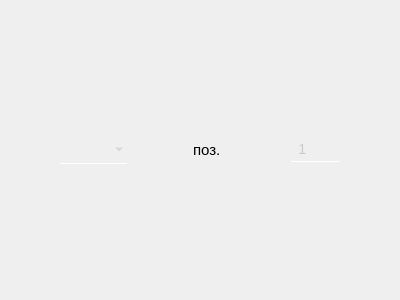
<?xml version="1.0" encoding="UTF-8"?>
<ui version="4.0">
 <class>WidgetDetails</class>
 <widget class="QWidget" name="WidgetDetails">
  <property name="geometry">
   <rect>
    <x>0</x>
    <y>0</y>
    <width>400</width>
    <height>300</height>
   </rect>
  </property>
  <property name="windowTitle">
   <string>Form</string>
  </property>
  <layout class="QHBoxLayout" name="horizontalLayout">
   <property name="leftMargin">
    <number>0</number>
   </property>
   <property name="topMargin">
    <number>0</number>
   </property>
   <property name="rightMargin">
    <number>0</number>
   </property>
   <property name="bottomMargin">
    <number>0</number>
   </property>
   <item>
    <widget class="QComboBox" name="comboBox_details">
     <property name="sizePolicy">
      <sizepolicy hsizetype="Fixed" vsizetype="Fixed">
       <horstretch>0</horstretch>
       <verstretch>0</verstretch>
      </sizepolicy>
     </property>
     <property name="font">
      <font>
       <pointsize>10</pointsize>
      </font>
     </property>
     <property name="styleSheet">
      <string notr="true">QComboBox {
	padding: 5, 5, 5, 5;
	border: none;
	border-bottom: 1px solid white;
	background: rgba(255, 255, 255, 0);
	transition: color 0.3s ease;
	transition: border-bottom 0.4s ease;
	color: rgb(204, 204, 204);
	font-size: 10pt;
}
QComboBox:hover {
   color: rgb(167, 167, 167);
}

QComboBox::item {
	background: rgb(67, 67, 67);
	border-radius: none;
}

QComboBox QAbstractItemView {
	border-radius: none;
    background: qlineargradient(spread:pad, x1:0, y1:0, x2:1, y2:0, stop:0 rgb(58, 58, 58), stop:1 rgb(88, 88, 88));
	selection-border-radius: none;
	selection-border: none;
	border: none;
	border-radius: 0;
	outline: none;
}
QComboBox QAbstractItemView::item {
    min-height: 15px;
	width: 15px;
	border: none;
	border-radius: none;
}
QComboBox QAbstractItemView::item:hover {
	color:rgb(173, 173, 173);
	border-bottom: 1px solid white;
}

</string>
     </property>
    </widget>
   </item>
   <item>
    <widget class="QLabel" name="label">
     <property name="sizePolicy">
      <sizepolicy hsizetype="Fixed" vsizetype="Preferred">
       <horstretch>0</horstretch>
       <verstretch>0</verstretch>
      </sizepolicy>
     </property>
     <property name="font">
      <font>
       <pointsize>11</pointsize>
      </font>
     </property>
     <property name="styleSheet">
      <string notr="true">background: none;</string>
     </property>
     <property name="text">
      <string>поз. </string>
     </property>
    </widget>
   </item>
   <item>
    <widget class="QSpinBox" name="spinBox_position">
     <property name="sizePolicy">
      <sizepolicy hsizetype="Fixed" vsizetype="Fixed">
       <horstretch>0</horstretch>
       <verstretch>0</verstretch>
      </sizepolicy>
     </property>
     <property name="font">
      <font>
       <pointsize>11</pointsize>
      </font>
     </property>
     <property name="styleSheet">
      <string notr="true">QSpinBox {
	padding: 2 5 2 5;	
	border: none;
	border-bottom: 1px solid white;
	border-radius: 1px;
	background: rgba(255, 255, 255, 0);
	transition: color 0.3s ease;
	transition: border-bottom 0.4s ease;
	color: rgb(204, 204, 204);
	font-size: 11pt
}

QSpinBox:disabled {
	color: rgb(120, 106, 107);
	background: rgba(255, 255, 255, 20);
}

QSpinBox:hover {
	color: rgb(255, 255, 255)
}

QSpinBox:pressed {
	border-bottom: 1px solid white;
}
</string>
     </property>
     <property name="minimum">
      <number>1</number>
     </property>
    </widget>
   </item>
  </layout>
 </widget>
 <resources/>
 <connections/>
</ui>
